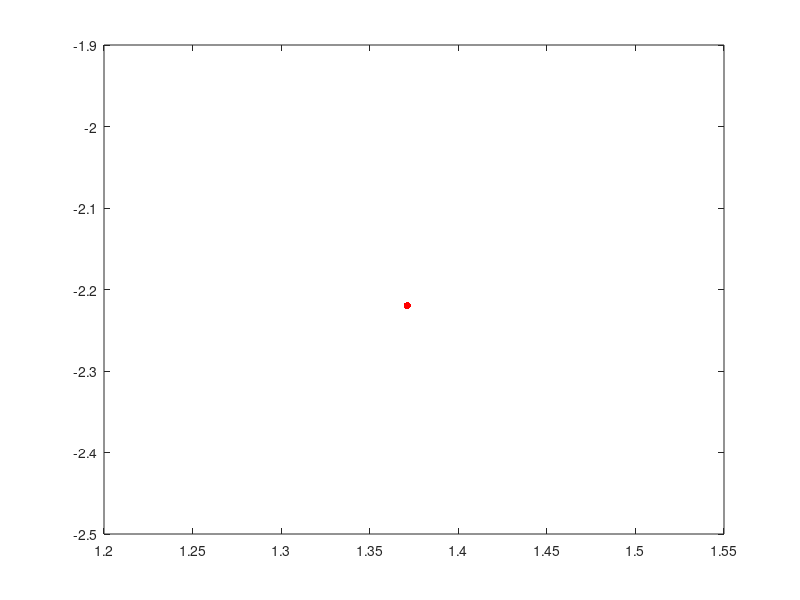

MATLAB code for this plot: (Note: this script raises an error after producing the figure.)
function tdof
   %pkg load instrument-control
   clear
   clc
   
   serialport = 'COM57';
   baudrade = '115200';
   ptitle = 'Serial Data';
   delay = 0.0001;
   
   markersize = 16;
   l0 = 1.4;
   l1 = 1.5;
   l2 = 1.2;
   a1 = pi/4;
   a2 = -pi/6;
   
   function [x1, y1, x2, y2] = forkin(a1, a2, l1, l2)
     x1 = l1*cos(a1);
     y1 = l1*sin(a1);
     x2 = l1*cos(a1) + l2*cos(a1+a2);
     y2 = l1*sin(a1) + l2*sin(a1+a2);
   end
   
   
   [x1, y1, x2, y2] = forkin(a1-pi/2, a2, l1, l2);
   p = plot(x2,y2,'r.','MarkerSize',markersize);
   
   s = serial(serialport, 'BaudRate', 115200);
   fopen(s);
   
   %tic
   b  = -pi/2;
   while (ishandle(p))
       
     data = fscanf(s, '%s');
     c = 0;
     if(~isempty(data))
       clf;
       d = strsplit(data,',');
       if(c > 100)
          disp(str2double(d));
          c = 0; 
       end
       c = c+1;
       [x1, y1, x2, y2] = forkin(str2double(d(1))-b, str2double(d(2)), l1, l2);
       hold on;
       axis([-l0 (l1+l2) -l0 (l1+l2)])
       grid('on')
       xlabel('X-pos')
       ylabel('Y-pos')
       line ([-l0, 0], [-l0 -l0],'Linewidth',4,'Color','g');
       line ([0, 0], [-l0 0],'Linewidth',4,'Color','g');
       plot(0,0,'g.','MarkerSize',markersize);
       line([0 x1],[0 y1],'Linewidth',3,'Color','b');
       plot(x1,y1,'b.','MarkerSize',markersize);
       line([x1 x2],[y1 y2],'Linewidth',3,'Color','r');
       p = plot(x2,y2,'r.','MarkerSize',markersize);
       pause(0.01);
     end
   
   end
   fclose(s);
 end 
